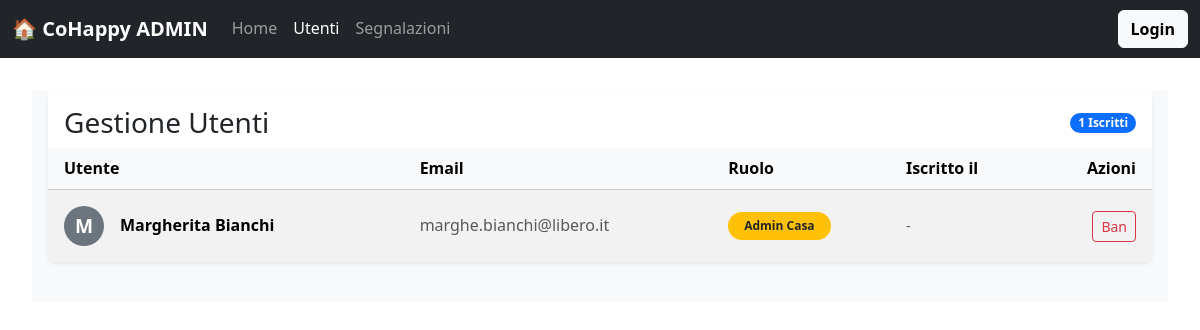
The page /utenti.php on the database as committed earlier.
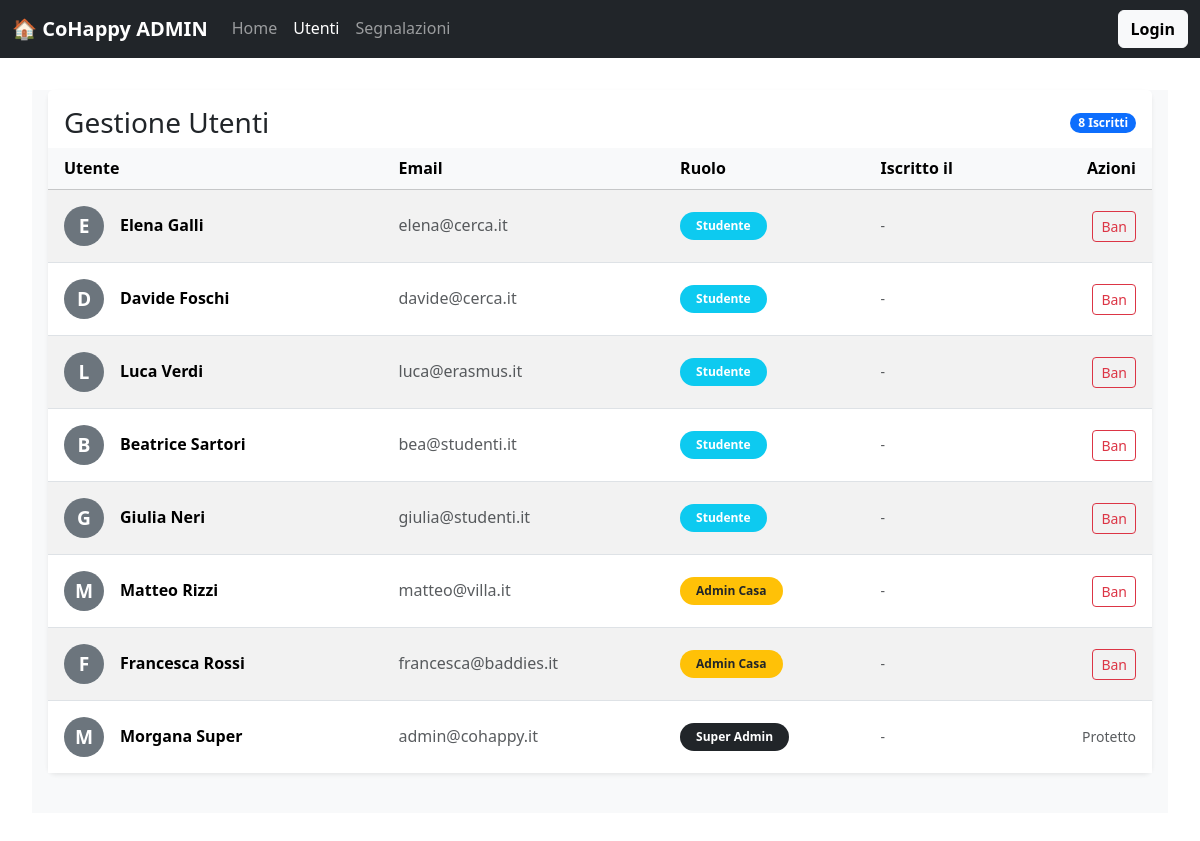
The same page on the database as committed later.
### tables this page shows
CREATE TABLE `utenti` (
  `id_utente` int(11) NOT NULL,
  `nome` varchar(100) NOT NULL,
  `cognome` varchar(100) NOT NULL,
  `email` varchar(150) NOT NULL,
  `password` varchar(255) NOT NULL,
  `ruolo` enum('studente','admin_casa','super_admin') DEFAULT 'studente',
  `foto_profilo` varchar(255) DEFAULT 'default_user.png',
  `id_casa` int(11) DEFAULT NULL,
  `dataIscrizione` date NOT NULL DEFAULT current_timestamp()
);

### utenti.php (called while the page is built)
<?php
require_once 'bootstrap.php';
$templateParams["titolo"] = "CoHappy - Gestione Utenti";
$templateParams["nome"] = "template/visualizza_utenti.php";
$templateParams["utenti"] = $dbh->getAllUsers();
require 'template/base_admin.php';
?>

### db/database.php (called while the page is built, shortened)
<?php
class DatabaseHelper {
    private $db;
    public function __construct($servername, $username, $password, $dbname, $port) {
        $this->db = new mysqli($servername, $username, $password, $dbname, $port);
    }
    public function getAllUsers(){
        return $this->db->query("SELECT * FROM utenti ORDER BY dataIscrizione DESC")->fetch_all(MYSQLI_ASSOC);
    }
}
?>

### bootstrap.php (called while the page is built, shortened)
<?php
require_once("db/database.php");
require_once("utils/functions.php");
$dbh = new DatabaseHelper("localhost", "root", "", "cohappy_db", 3306);
?>

### template/visualizza_utenti.php (the view, shortened to what this page needs)
<section class="pb-3 px-3 bg-light h-100">
    <div class="row h-100">
        <div class="col-md-12 h-100">
            <div class="card shadow-sm border-0 h-100 d-flex flex-column">
                <div class="card-header bg-white border-0 pt-3 px-3 flex-shrink-0 d-flex justify-content-between align-items-center">
                    <h2 class="card-title m-0 h3">Gestione Utenti</h2>
                    <span class="badge bg-primary rounded-pill">
                        <?php echo count($templateParams["utenti"]); ?> Iscritti
                    </span>
                </div>
                <div class="card-body p-0 overflow-auto flex-grow-1" style="min-height: 0;">
                    <table class="table table-hover table-striped mb-0" summary="Tabella contenente la lista degli utenti registrati con dettagli su ruolo e azioni disponibili">
                        <thead class="table-light" style="position: sticky; top: 0; z-index: 10;">
                            <tr>
                                <th scope="col" class="px-3">Utente</th>
                                <th scope="col">Email</th>
                                <th scope="col">Ruolo</th>
                                <th scope="col">Iscritto il</th>
                                <th scope="col" class="text-end px-3">Azioni</th>
                            </tr>
                        </thead>
                        <tbody>
                            <?php foreach($templateParams["utenti"] as $utente): ?>
                            <tr>
                                <td class="px-3 align-middle py-3">
                                    <div class="d-flex align-items-center">
                                        <div class="rounded-circle bg-secondary text-white d-flex justify-content-center align-items-center me-3" aria-hidden="true" style="width: 40px; height: 40px; font-weight: bold; font-size: 1.2rem;">
                                            <?php echo strtoupper(substr($utente['nome'], 0, 1)); ?>
                                        </div>
                                        <div>
                                            <span class="fw-bold d-block"><?php echo $utente['nome'] . " " . $utente['cognome']; ?></span>
                                        </div>
                                    </div>
                                </td>
                                <td class="align-middle text-muted">
                                    <a href="mailto:<?php echo $utente['email']; ?>" class="text-decoration-none text-muted"><?php echo $utente['email']; ?></a>
                                </td>
                                <td class="align-middle">
                                    <?php
                                        $badgeColor = match($utente['ruolo']) {
                                            'super_admin' => 'bg-dark',
                                            'admin_casa'  => 'bg-warning text-dark',
                                            default       => 'bg-info text-white'
                                        };
                                        $ruoloLeggibile = ucwords(str_replace('_', ' ', $utente['ruolo']));
                                    ?>
                                    <span class="badge <?php echo $badgeColor; ?> rounded-pill px-3 py-2">
                                        <?php echo $ruoloLeggibile; ?>
                                    </span>
                                </td>
                                <td class="align-middle text-muted small">
                                    <time datetime="<?php echo !empty($utente['data_iscrizione']) ? $utente['data_iscrizione'] : ''; ?>">
                                        <?php echo !empty($utente['data_iscrizione']) ? date("d/m/Y", strtotime($utente['data_iscrizione'])) : '-'; ?>
                                    </time>
                                </td>
                                <td class="text-end px-3 align-middle">
                                    <?php if($utente['ruolo'] != 'super_admin'): ?>
                                    <form action="processa-segnalazione.php" method="POST" class="d-inline">
                                        <button type="submit" class="btn btn-outline-danger btn-sm" aria-label="Banna utente <?php echo $utente['nome']; ?>" onclick="return confirm('⚠️ ATTENZIONE ⚠️\n\nStai per eliminare definitivamente <?php echo $utente['nome']; ?>.\n\nVerranno cancellati anche:\n- I suoi annunci\n- Le sue candidature\n- Le sue spese\n\nSei sicura di voler procedere?');">
                                            <i class="bi bi-person-x-fill" aria-hidden="true"></i> Ban
                                        </button>
                                    </form>
                                    <?php else: ?>
                                        <span class="text-muted small"><i class="bi bi-shield-lock" aria-hidden="true"></i> Protetto</span>
                                    <?php endif; ?>
                                </td>
                            </tr>
                            <?php endforeach; ?>
                        </tbody>
                    </table>
                </div>
            </div>
        </div>
    </div>
</section>

### template/base_admin.php (shortened to what this page needs)
<!DOCTYPE html>
<html lang="it">
    <head>
        <link href="https://cdn.jsdelivr.net/npm/bootstrap@5.3.3/dist/css/bootstrap.min.css" rel="stylesheet"
>
        <link rel="stylesheet" href="css/style.css">
    </head>
<body class="bg-white d-flex flex-column min-vh-100">
<nav class="navbar navbar-expand-lg bg-dark sticky-top navbar-dark">
        <div class="container-fluid">
            <a class="navbar-brand fw-bold " href="superadmin.php">🏠 CoHappy ADMIN</a>
            <div class="collapse navbar-collapse" id="navbarNav">
                <ul class="navbar-nav me-auto">
                    <li class="nav-item"><a class="nav-link <?php isActive("superadmin.php") ?> " href="superadmin.php">Home</a></li>
                    <li class="nav-item"><a class="nav-link <?php isActive("utenti.php") ?>" href="utenti.php">Utenti</a></li>
                    <li class="nav-item"><a class="nav-link <?php isActive("segnalazioni.php") ?>" href="segnalazioni.php">Segnalazioni</a></li>
                </ul>
                <div class="d-flex align-items-center">
                    <?php if(isset($_SESSION["id_utente"])): ?>
                        <span class="text-white me-3 small ">Ciao, <strong><?php echo $_SESSION["nome"]; ?></strong></span>
                        <a href="logout.php" class="btn btn-outline-light btn-sm fw-bold">Logout</a>
                    <?php else: ?>
                        <a href="login.php" class="btn btn-light text-primary fw-bold text-black">Login</a>
                    <?php endif; ?>
                </div>
            </div>
        </div>
    </nav>
        <main class="flex-grow-1">
    <?php
         if(isset($templateParams["nome"])){
            require($templateParams["nome"]);
        }
    ?>
    </main>
    </body>
</html>

### utils/functions.php (shortened to what this page needs)
<?php
function isActive($pagename) {
    if (basename($_SERVER['PHP_SELF']) == $pagename) {
        echo "active";
    }
}
?>

### css/style.css (style rules this page uses)
:root { --primary-color: #0d6efd; --secondary-color: #6c757d; --accent-color: #ffc107; --text-color: #212529; --bg-light: #f8f9fa; --border-radius: 0.5rem; }
body { font-family: 'Noto Sans', sans-serif; line-height: 1.6; color: var(--text-color); background-color: var(--bg-light); margin: 0; padding-bottom: 60px; }
main { padding: 1rem; width: 100%; max-width: 100%; }
.card { border: none; border-radius: var(--border-radius); box-shadow: 0 4px 6px rgba(0,0,0,0.1); margin-bottom: 1.5rem; transition: transform 0.2s; }
body { overflow-x: hidden; scroll-behavior: smooth; }
@media (min-width: 768px) { main { padding: 2rem; } }

Rows that differ between the two databases and show on the page:
added utenti: nome "E", nome "Elena", cognome "Galli", email "elena@cerca.it", ruolo "Studente"
added utenti: nome "D", nome "Davide", cognome "Foschi", email "davide@cerca.it", ruolo "Studente"
added utenti: nome "L", nome "Luca", cognome "Verdi", email "luca@erasmus.it", ruolo "Studente"
added utenti: nome "B", nome "Beatrice", cognome "Sartori", email "bea@studenti.it", ruolo "Studente"
added utenti: nome "G", nome "Giulia", cognome "Neri", email "giulia@studenti.it", ruolo "Studente"
added utenti: nome "M", nome "Matteo", cognome "Rizzi", email "matteo@villa.it", ruolo "Admin Casa"
changed utenti: nome "M" → "F"; nome "Margherita" → "Francesca"; cognome "Bianchi" → "Rossi"; email "marghe.bianchi@libero.it" → "francesca@baddies.it"
added utenti: nome "M", nome "Morgana", cognome "Super", email "admin@cohappy.it", ruolo "Super Admin", shows "Protetto"
Other text that changed with them:
count($templateParams["utenti"]): "1" → "8"
